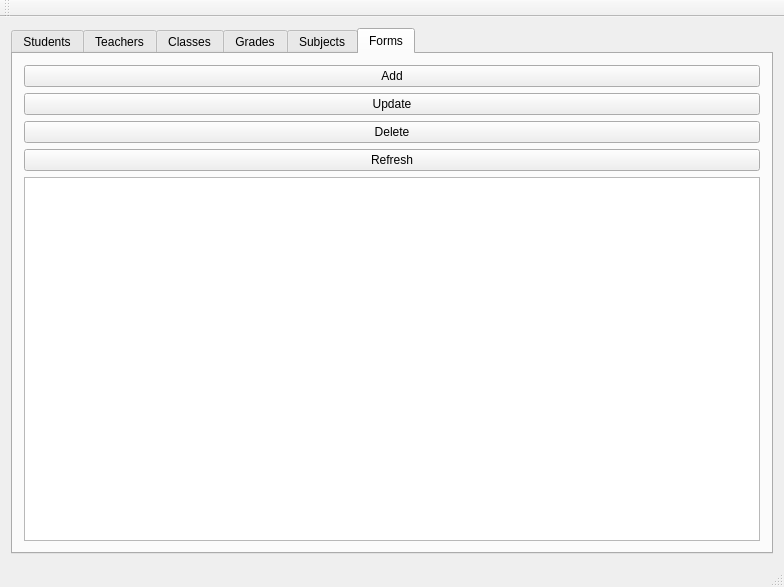
<?xml version="1.0" encoding="UTF-8"?>
<ui version="4.0">
 <class>CourseWorkClass</class>
 <widget class="QMainWindow" name="CourseWorkClass">
  <property name="geometry">
   <rect>
    <x>0</x>
    <y>0</y>
    <width>784</width>
    <height>587</height>
   </rect>
  </property>
  <property name="windowTitle">
   <string>CourseWork</string>
  </property>
  <widget class="QWidget" name="centralWidget">
   <layout class="QGridLayout" name="gridLayout_3">
    <item row="0" column="0">
     <widget class="QTabWidget" name="pool">
      <property name="currentIndex">
       <number>5</number>
      </property>
      <widget class="QWidget" name="studentsTab">
       <attribute name="title">
        <string>Students</string>
       </attribute>
       <layout class="QGridLayout" name="gridLayout_2">
        <item row="8" column="0">
         <widget class="Line" name="line">
          <property name="orientation">
           <enum>Qt::Horizontal</enum>
          </property>
         </widget>
        </item>
        <item row="3" column="0">
         <widget class="QPushButton" name="filterStudents">
          <property name="text">
           <string>Filter</string>
          </property>
         </widget>
        </item>
        <item row="9" column="0">
         <widget class="QTableView" name="students">
          <attribute name="verticalHeaderVisible">
           <bool>false</bool>
          </attribute>
         </widget>
        </item>
        <item row="5" column="0">
         <widget class="QPushButton" name="addStudent">
          <property name="text">
           <string>Add</string>
          </property>
         </widget>
        </item>
        <item row="4" column="0">
         <widget class="QPushButton" name="clearStudents">
          <property name="text">
           <string>Clear</string>
          </property>
         </widget>
        </item>
        <item row="6" column="0">
         <widget class="QPushButton" name="updateStudent">
          <property name="text">
           <string>Update</string>
          </property>
         </widget>
        </item>
        <item row="2" column="0">
         <layout class="QVBoxLayout" name="verticalLayout_5">
          <property name="leftMargin">
           <number>0</number>
          </property>
          <property name="topMargin">
           <number>0</number>
          </property>
          <property name="bottomMargin">
           <number>0</number>
          </property>
          <item>
           <layout class="QHBoxLayout" name="horizontalLayout_5">
            <property name="leftMargin">
             <number>0</number>
            </property>
            <property name="topMargin">
             <number>0</number>
            </property>
            <property name="bottomMargin">
             <number>0</number>
            </property>
            <item>
             <widget class="QLabel" name="label">
              <property name="text">
               <string>Search by name</string>
              </property>
             </widget>
            </item>
            <item>
             <widget class="QLineEdit" name="studentSearch"/>
            </item>
           </layout>
          </item>
          <item>
           <layout class="QHBoxLayout" name="horizontalLayout_6">
            <property name="topMargin">
             <number>0</number>
            </property>
            <item>
             <widget class="QComboBox" name="studentGender">
              <property name="editable">
               <bool>true</bool>
              </property>
              <item>
               <property name="text">
                <string>Male</string>
               </property>
              </item>
              <item>
               <property name="text">
                <string>Female</string>
               </property>
              </item>
              <item>
               <property name="text">
                <string/>
               </property>
              </item>
             </widget>
            </item>
            <item>
             <widget class="QComboBox" name="studentForms">
              <property name="editable">
               <bool>true</bool>
              </property>
              <item>
               <property name="text">
                <string/>
               </property>
              </item>
              <item>
               <property name="text">
                <string/>
               </property>
              </item>
              <item>
               <property name="text">
                <string/>
               </property>
              </item>
             </widget>
            </item>
            <item>
             <widget class="QLabel" name="label_2">
              <property name="text">
               <string>Age</string>
              </property>
              <property name="alignment">
               <set>Qt::AlignCenter</set>
              </property>
             </widget>
            </item>
            <item>
             <widget class="QLineEdit" name="studentAge">
              <property name="sizePolicy">
               <sizepolicy hsizetype="Minimum" vsizetype="Fixed">
                <horstretch>0</horstretch>
                <verstretch>0</verstretch>
               </sizepolicy>
              </property>
             </widget>
            </item>
           </layout>
          </item>
          <item>
           <layout class="QHBoxLayout" name="horizontalLayout_3">
            <property name="bottomMargin">
             <number>0</number>
            </property>
            <item>
             <widget class="QLabel" name="label_3">
              <property name="text">
               <string>Sort By</string>
              </property>
             </widget>
            </item>
            <item>
             <widget class="QComboBox" name="studentSortBy"/>
            </item>
           </layout>
          </item>
         </layout>
        </item>
        <item row="7" column="0">
         <widget class="QPushButton" name="deleteStudent">
          <property name="text">
           <string>Delete</string>
          </property>
         </widget>
        </item>
       </layout>
      </widget>
      <widget class="QWidget" name="teachersTab">
       <attribute name="title">
        <string>Teachers</string>
       </attribute>
       <layout class="QVBoxLayout" name="verticalLayout">
        <item>
         <layout class="QVBoxLayout" name="verticalLayout_7">
          <property name="leftMargin">
           <number>0</number>
          </property>
          <property name="topMargin">
           <number>0</number>
          </property>
          <property name="bottomMargin">
           <number>0</number>
          </property>
          <item>
           <layout class="QHBoxLayout" name="horizontalLayout_9">
            <property name="leftMargin">
             <number>0</number>
            </property>
            <property name="topMargin">
             <number>0</number>
            </property>
            <property name="bottomMargin">
             <number>0</number>
            </property>
            <item>
             <widget class="QLabel" name="label_7">
              <property name="text">
               <string>Search by name</string>
              </property>
             </widget>
            </item>
            <item>
             <widget class="QLineEdit" name="teacherSearch"/>
            </item>
           </layout>
          </item>
          <item>
           <layout class="QHBoxLayout" name="horizontalLayout_10">
            <property name="topMargin">
             <number>0</number>
            </property>
            <item>
             <widget class="QComboBox" name="teacherGender">
              <property name="editable">
               <bool>true</bool>
              </property>
              <item>
               <property name="text">
                <string>Male</string>
               </property>
              </item>
              <item>
               <property name="text">
                <string>Female</string>
               </property>
              </item>
              <item>
               <property name="text">
                <string/>
               </property>
              </item>
             </widget>
            </item>
            <item>
             <widget class="QComboBox" name="teacherSubjects">
              <property name="editable">
               <bool>true</bool>
              </property>
              <item>
               <property name="text">
                <string/>
               </property>
              </item>
              <item>
               <property name="text">
                <string/>
               </property>
              </item>
              <item>
               <property name="text">
                <string/>
               </property>
              </item>
             </widget>
            </item>
            <item>
             <widget class="QLabel" name="label_8">
              <property name="text">
               <string>Age</string>
              </property>
              <property name="alignment">
               <set>Qt::AlignCenter</set>
              </property>
             </widget>
            </item>
            <item>
             <widget class="QLineEdit" name="teacherAge">
              <property name="sizePolicy">
               <sizepolicy hsizetype="Minimum" vsizetype="Fixed">
                <horstretch>0</horstretch>
                <verstretch>0</verstretch>
               </sizepolicy>
              </property>
             </widget>
            </item>
           </layout>
          </item>
          <item>
           <layout class="QHBoxLayout" name="horizontalLayout_11">
            <property name="bottomMargin">
             <number>0</number>
            </property>
            <item>
             <widget class="QLabel" name="label_9">
              <property name="text">
               <string>Sort By</string>
              </property>
             </widget>
            </item>
            <item>
             <widget class="QComboBox" name="teacherSortBy"/>
            </item>
           </layout>
          </item>
         </layout>
        </item>
        <item>
         <widget class="QPushButton" name="filterTeachers">
          <property name="text">
           <string>Filter</string>
          </property>
         </widget>
        </item>
        <item>
         <widget class="QPushButton" name="clearTeachers">
          <property name="text">
           <string>Clear</string>
          </property>
         </widget>
        </item>
        <item>
         <widget class="QPushButton" name="addTeacher">
          <property name="text">
           <string>Add</string>
          </property>
         </widget>
        </item>
        <item>
         <widget class="QPushButton" name="updateTeacher">
          <property name="text">
           <string>Update</string>
          </property>
         </widget>
        </item>
        <item>
         <widget class="QPushButton" name="deleteTeacher">
          <property name="text">
           <string>Delete</string>
          </property>
         </widget>
        </item>
        <item>
         <widget class="QTableView" name="teachers">
          <attribute name="horizontalHeaderVisible">
           <bool>true</bool>
          </attribute>
          <attribute name="verticalHeaderVisible">
           <bool>false</bool>
          </attribute>
         </widget>
        </item>
       </layout>
      </widget>
      <widget class="QWidget" name="classesTab">
       <attribute name="title">
        <string>Classes</string>
       </attribute>
       <layout class="QVBoxLayout" name="verticalLayout_2">
        <item>
         <layout class="QVBoxLayout" name="verticalLayout_8">
          <property name="leftMargin">
           <number>0</number>
          </property>
          <property name="topMargin">
           <number>0</number>
          </property>
          <property name="bottomMargin">
           <number>0</number>
          </property>
          <item>
           <layout class="QHBoxLayout" name="horizontalLayout_12">
            <property name="leftMargin">
             <number>0</number>
            </property>
            <property name="topMargin">
             <number>0</number>
            </property>
            <property name="bottomMargin">
             <number>0</number>
            </property>
            <item>
             <widget class="QLabel" name="label_10">
              <property name="text">
               <string>Search by name</string>
              </property>
             </widget>
            </item>
            <item>
             <widget class="QLineEdit" name="classSeach"/>
            </item>
           </layout>
          </item>
          <item>
           <layout class="QHBoxLayout" name="horizontalLayout_13">
            <property name="topMargin">
             <number>0</number>
            </property>
            <item>
             <widget class="QComboBox" name="classForms">
              <property name="editable">
               <bool>true</bool>
              </property>
              <item>
               <property name="text">
                <string/>
               </property>
              </item>
              <item>
               <property name="text">
                <string/>
               </property>
              </item>
              <item>
               <property name="text">
                <string/>
               </property>
              </item>
             </widget>
            </item>
            <item>
             <widget class="QComboBox" name="classSubjects">
              <property name="editable">
               <bool>true</bool>
              </property>
             </widget>
            </item>
           </layout>
          </item>
          <item>
           <layout class="QHBoxLayout" name="horizontalLayout_14">
            <property name="bottomMargin">
             <number>0</number>
            </property>
            <item>
             <widget class="QLabel" name="label_12">
              <property name="text">
               <string>Sort By</string>
              </property>
             </widget>
            </item>
            <item>
             <widget class="QComboBox" name="classSortBy"/>
            </item>
           </layout>
          </item>
         </layout>
        </item>
        <item>
         <widget class="QPushButton" name="filterClasses">
          <property name="text">
           <string>Filter</string>
          </property>
         </widget>
        </item>
        <item>
         <widget class="QPushButton" name="clearClasses">
          <property name="text">
           <string>Clear</string>
          </property>
         </widget>
        </item>
        <item>
         <widget class="QPushButton" name="addClass">
          <property name="text">
           <string>Add</string>
          </property>
         </widget>
        </item>
        <item>
         <widget class="QPushButton" name="updateClass">
          <property name="text">
           <string>Update</string>
          </property>
         </widget>
        </item>
        <item>
         <widget class="QPushButton" name="deleteClass">
          <property name="text">
           <string>Delete</string>
          </property>
         </widget>
        </item>
        <item>
         <widget class="QTableView" name="classes">
          <attribute name="verticalHeaderVisible">
           <bool>false</bool>
          </attribute>
         </widget>
        </item>
       </layout>
      </widget>
      <widget class="QWidget" name="gradesTab">
       <attribute name="title">
        <string>Grades</string>
       </attribute>
       <layout class="QVBoxLayout" name="verticalLayout_3">
        <item>
         <layout class="QVBoxLayout" name="verticalLayout_9">
          <property name="leftMargin">
           <number>0</number>
          </property>
          <property name="topMargin">
           <number>0</number>
          </property>
          <property name="bottomMargin">
           <number>0</number>
          </property>
          <item>
           <layout class="QHBoxLayout" name="horizontalLayout_15">
            <property name="leftMargin">
             <number>0</number>
            </property>
            <property name="topMargin">
             <number>0</number>
            </property>
            <property name="bottomMargin">
             <number>0</number>
            </property>
            <item>
             <widget class="QLabel" name="label_11">
              <property name="text">
               <string>Search by student name</string>
              </property>
             </widget>
            </item>
            <item>
             <widget class="QLineEdit" name="gradeStudentSearch"/>
            </item>
           </layout>
          </item>
          <item>
           <layout class="QHBoxLayout" name="horizontalLayout_18">
            <property name="leftMargin">
             <number>0</number>
            </property>
            <property name="topMargin">
             <number>0</number>
            </property>
            <property name="bottomMargin">
             <number>0</number>
            </property>
            <item>
             <widget class="QLabel" name="label_14">
              <property name="text">
               <string>Search by teacher name</string>
              </property>
             </widget>
            </item>
            <item>
             <widget class="QLineEdit" name="gradeTeacherSearch"/>
            </item>
           </layout>
          </item>
          <item>
           <layout class="QHBoxLayout" name="horizontalLayout_16">
            <property name="topMargin">
             <number>0</number>
            </property>
            <item>
             <widget class="QComboBox" name="gradeForms">
              <property name="editable">
               <bool>true</bool>
              </property>
              <item>
               <property name="text">
                <string/>
               </property>
              </item>
              <item>
               <property name="text">
                <string/>
               </property>
              </item>
              <item>
               <property name="text">
                <string/>
               </property>
              </item>
             </widget>
            </item>
            <item>
             <widget class="QComboBox" name="gradeSubjects">
              <property name="editable">
               <bool>true</bool>
              </property>
             </widget>
            </item>
           </layout>
          </item>
          <item>
           <layout class="QHBoxLayout" name="horizontalLayout_17">
            <property name="bottomMargin">
             <number>0</number>
            </property>
            <item>
             <widget class="QLabel" name="label_13">
              <property name="text">
               <string>Sort By</string>
              </property>
             </widget>
            </item>
            <item>
             <widget class="QComboBox" name="gradeSortBy"/>
            </item>
           </layout>
          </item>
         </layout>
        </item>
        <item>
         <widget class="QPushButton" name="filterGrades">
          <property name="text">
           <string>Filter</string>
          </property>
         </widget>
        </item>
        <item>
         <widget class="QPushButton" name="clearGrades">
          <property name="text">
           <string>Clear</string>
          </property>
         </widget>
        </item>
        <item>
         <widget class="QPushButton" name="addGrade">
          <property name="text">
           <string>Add</string>
          </property>
         </widget>
        </item>
        <item>
         <widget class="QPushButton" name="updateGrade">
          <property name="text">
           <string>Update</string>
          </property>
         </widget>
        </item>
        <item>
         <widget class="QPushButton" name="deleteGrade">
          <property name="text">
           <string>Delete</string>
          </property>
         </widget>
        </item>
        <item>
         <widget class="QTableView" name="grades">
          <attribute name="verticalHeaderVisible">
           <bool>false</bool>
          </attribute>
         </widget>
        </item>
       </layout>
      </widget>
      <widget class="QWidget" name="subjectsTab">
       <attribute name="title">
        <string>Subjects</string>
       </attribute>
       <layout class="QGridLayout" name="gridLayout_4">
        <item row="0" column="0">
         <widget class="QPushButton" name="addSubject">
          <property name="text">
           <string>Add</string>
          </property>
         </widget>
        </item>
        <item row="4" column="0">
         <widget class="QTableView" name="subjects"/>
        </item>
        <item row="2" column="0">
         <widget class="QPushButton" name="deleteSubject">
          <property name="text">
           <string>Delete</string>
          </property>
         </widget>
        </item>
        <item row="1" column="0">
         <widget class="QPushButton" name="updateSubject">
          <property name="text">
           <string>Update</string>
          </property>
         </widget>
        </item>
        <item row="3" column="0">
         <widget class="QPushButton" name="refreshSubjects">
          <property name="text">
           <string>Refresh</string>
          </property>
         </widget>
        </item>
       </layout>
      </widget>
      <widget class="QWidget" name="formsTab">
       <attribute name="title">
        <string>Forms</string>
       </attribute>
       <layout class="QGridLayout" name="gridLayout">
        <item row="0" column="0">
         <widget class="QPushButton" name="addForm">
          <property name="text">
           <string>Add</string>
          </property>
         </widget>
        </item>
        <item row="2" column="0">
         <widget class="QPushButton" name="deleteForm">
          <property name="text">
           <string>Delete</string>
          </property>
         </widget>
        </item>
        <item row="1" column="0">
         <widget class="QPushButton" name="updateForm">
          <property name="text">
           <string>Update</string>
          </property>
         </widget>
        </item>
        <item row="4" column="0">
         <widget class="QTableView" name="forms"/>
        </item>
        <item row="3" column="0">
         <widget class="QPushButton" name="refreshForms">
          <property name="text">
           <string>Refresh</string>
          </property>
         </widget>
        </item>
       </layout>
      </widget>
     </widget>
    </item>
   </layout>
  </widget>
  <widget class="QMenuBar" name="menuBar">
   <property name="geometry">
    <rect>
     <x>0</x>
     <y>0</y>
     <width>784</width>
     <height>22</height>
    </rect>
   </property>
  </widget>
  <widget class="QToolBar" name="mainToolBar">
   <attribute name="toolBarArea">
    <enum>TopToolBarArea</enum>
   </attribute>
   <attribute name="toolBarBreak">
    <bool>false</bool>
   </attribute>
  </widget>
  <widget class="QStatusBar" name="statusBar"/>
 </widget>
 <layoutdefault spacing="6" margin="11"/>
 <resources>
  <include location="CourseWork.qrc"/>
 </resources>
 <connections/>
</ui>
